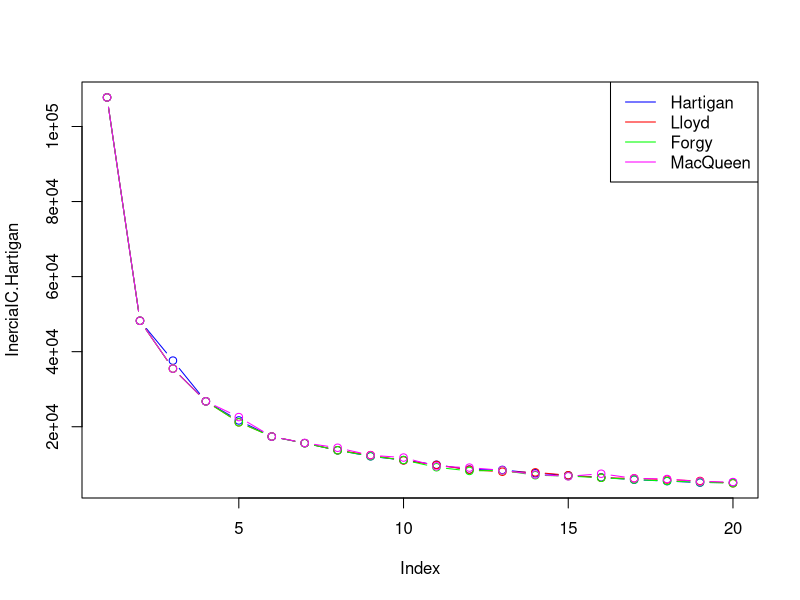

Source code (R):
#Eje 1
#A

# Variando k desde 1 hasta 20, para estos datos determine usando el Codo de Jambu el
# mejor valor para k en el m´etodo k−medias. Utilice nstart=5 y iter.max = 2000, ¿que
# significan estos parametros? ¿Por qu´e es importante usar estos valores?

datos <- read.csv("DJTable.csv",header=TRUE, sep=";", dec=".", row.names=1)

#Declaracion
InerciaIC.Hartigan<-rep(0,20)
InerciaIC.Lloyd<-rep(0,20)
InerciaIC.Forgy<-rep(0,20)
InerciaIC.MacQueen<-rep(0,20)

#Variacion K
for(k in 1:20) {
  grupos<-kmeans(datos,k,iter.max=2000,nstart=5,algorithm = "Hartigan-Wong")
  InerciaIC.Hartigan[k]<-grupos$tot.withinss
  grupos<-kmeans(datos,k,iter.max=2000,nstart=5,algorithm = "Lloyd")
  InerciaIC.Lloyd[k]<-grupos$tot.withinss
  grupos<-kmeans(datos,k,iter.max=2000,nstart=5,algorithm = "Forgy")
  InerciaIC.Forgy[k]<-grupos$tot.withinss
  grupos<-kmeans(datos,k,iter.max=2000,nstart=5,algorithm = "MacQueen")
  InerciaIC.MacQueen[k]<-grupos$tot.withinss
}


plot(InerciaIC.Hartigan,col="blue",type="b")
points(InerciaIC.Lloyd,col="red",type="b")
points(InerciaIC.Forgy,col="green",type="b")
points(InerciaIC.MacQueen,col="magenta",type="b")
legend("topright",legend = c("Hartigan","Lloyd","Forgy","MacQueen"), 
       col = c("blue", "red","green","magenta"), lty = 1, lwd = 1)

# R/
# Según el gráfico los algortimos se estabilizan en K=4
# con estos parametros se obtendran 5 puntos de inicio y 2000 repeticiones de asginacion de cluster
# Es importante asignar un nstart bajo ya que de lo contrario se obtienen clusters vacios 



